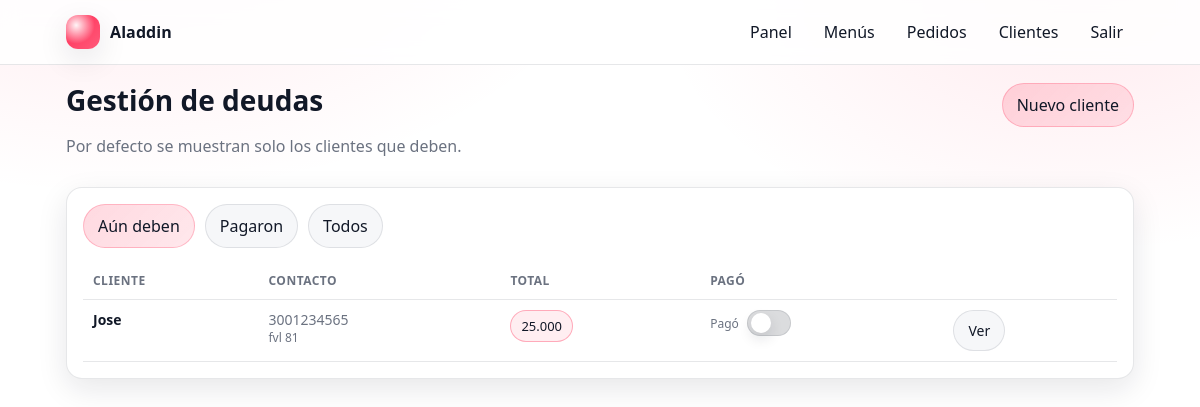
Page /credits/customers/ (signed in) on the committed database.
### credits/models.py (models this page shows, shortened)
class Customer(TimeStampedUUIDModel):
    restaurant = models.ForeignKey(
        "restaurants.Restaurant", on_delete=models.CASCADE, related_name="customers"
    )
    full_name = models.CharField(max_length=255)
    phone = models.CharField(max_length=32, blank=True)
    address = models.CharField(max_length=255, blank=True)
    email = models.EmailField(blank=True)
    document_id = models.CharField(max_length=64, blank=True)
    notes = models.TextField(blank=True)
    is_active = models.BooleanField(default=True)
    class Meta:
        constraints = [
            models.UniqueConstraint(
                fields=["restaurant", "full_name"], name="uniq_customer_name_per_restaurant"
            )
        ]
        ordering = ["full_name"]

### credits/views.py (the view)
# urls.py: path("customers/", CustomerListView.as_view(), name="customers_list"),
class CustomerListView(LoginRequiredMixin, RestaurantRequiredMixin, ListView):
    template_name = "credits/customer_list.html"
    model = Customer
    context_object_name = "customers"
    def get_queryset(self):
        status = (self.request.GET.get("status") or "due").strip().lower()
        diff = ExpressionWrapper(
            F("debts__amount_original") - F("debts__amount_paid"),
            output_field=DecimalField(max_digits=12, decimal_places=2),
        )
        outstanding_expr = Coalesce(
            Sum(
                Case(
                    When(debts__status=DebtStatus.OPEN, then=diff),
                    default=Value(Decimal("0.00")),
                    output_field=DecimalField(max_digits=12, decimal_places=2),
                )
            ),
            Value(Decimal("0.00")),
        )
        qs = (
            Customer.objects.filter(restaurant=self.restaurant, is_active=True)
            .annotate(outstanding=outstanding_expr)
            .order_by("full_name")
        )
        if status == "paid":
            qs = qs.filter(outstanding__lte=Decimal("0.00"))
        elif status == "all":
            pass
        else:  # due (default)
            qs = qs.filter(outstanding__gt=Decimal("0.00"))
        return qs
    def get_context_data(self, **kwargs):
        ctx = super().get_context_data(**kwargs)
        status = (self.request.GET.get("status") or "due").strip().lower()
        ctx["status_filter"] = status if status in ("due", "paid", "all") else "due"
        return ctx

### common/templatetags/money.py (called while the page is built)
@register.filter(name="money")
def money(value):
    if value is None or value == "":
        return ""
    try:
        d = Decimal(str(value))
    except (InvalidOperation, ValueError, TypeError):
        try:
            i = int(value)
        except Exception:
            return str(value)
        return f"{i:,}".replace(",", ".")
    d0 = d.quantize(Decimal("1"), rounding=ROUND_HALF_UP)
    i = int(d0)
    return f"{i:,}".replace(",", ".")

### restaurants/mixins.py (called while the page is built)
    def dispatch(self, request, *args, **kwargs):
        self.restaurant = get_restaurant_for_user(user=request.user)
        if self.restaurant is None:
            raise Http404("No tienes un restaurante asignado.")
        return super().dispatch(request, *args, **kwargs)

### restaurants/selectors.py (called while the page is built)
def get_restaurant_for_user(*, user) -> Restaurant | None:
    membership = (
        RestaurantMembership.objects.filter(user=user, is_active=True)
        .select_related("restaurant")
        .first()
    )
    return membership.restaurant if membership else None

### templates/credits/customer_list.html (shortened to what this page needs)
{% extends "base.html" %}
{% load money %}
{% block content %}
  <div class="grid">
    <div class="col-12" style="display:flex; align-items: baseline; justify-content: space-between; gap: 12px; flex-wrap: wrap;">
      <div>
        <h1 class="h1">Gestión de deudas</h1>
        <p class="muted">Por defecto se muestran solo los clientes que deben.</p>
      </div>
      <a class="btn btn-primary" href="{% url 'credits:customers_new' %}">Nuevo cliente</a>
    </div>
    <div class="col-12">
      <div class="card">
        <div class="card-body">
          <div style="display:flex; gap: 10px; flex-wrap: wrap; margin-bottom: 14px;">
            <a class="btn {% if status_filter == 'due' %}btn-primary{% endif %}" href="?status=due">Aún deben</a>
            <a class="btn {% if status_filter == 'paid' %}btn-primary{% endif %}" href="?status=paid">Pagaron</a>
            <a class="btn {% if status_filter == 'all' %}btn-primary{% endif %}" href="?status=all">Todos</a>
          </div>
          {% if customers %}
            <div class="table-scroll">
              <table class="table" style="min-width: 900px;">
                <thead>
                  <tr class="muted">
                    <th>Cliente</th>
                    <th>Contacto</th>
                    <th>Total</th>
                    <th>Pagó</th>
                    <th></th>
                  </tr>
                </thead>
                <tbody>
                  {% for c in customers %}
                    {% include "credits/_customer_row.html" with c=c %}
                  {% endfor %}
                </tbody>
              </table>
            </div>
          {% else %}
            <div class="muted">No hay clientes para este filtro.</div>
          {% endif %}
        </div>
      </div>
    </div>
  </div>
{% endblock %}

### templates/credits/_customer_row.html (shortened to what this page needs)
{% load money %}
<tr id="customer-{{ c.id }}">
  <td style="padding:10px; border-bottom: 1px solid var(--border); font-weight:700;">
    {{ c.full_name }}
  </td>
  <td style="padding:10px; border-bottom: 1px solid var(--border);">
    <div class="muted">{{ c.phone|default:"—" }}</div>
    {% if c.address %}<div class="muted" style="font-size:12px;">{{ c.address }}</div>{% endif %}
  </td>
  <td style="padding:10px; border-bottom: 1px solid var(--border);">
    {% if c.outstanding %}
      <span class="chip chip--urgent">{{ c.outstanding|money }}</span>
    {% else %}
      <span class="chip">0</span>
    {% endif %}
  </td>
  <td style="padding:10px; border-bottom: 1px solid var(--border);">
    <span style="display:inline-flex; align-items:center; gap: 8px;">
      <span class="muted" style="font-size:12px;">Pagó</span>
      <form
        method="post"
        action="{% url 'credits:customers_mark_paid' c.id %}"
        hx-post="{% url 'credits:customers_mark_paid' c.id %}"
        hx-target="#customer-{{ c.id }}"
        hx-swap="outerHTML"
        style="margin:0;"
      >
        <label class="switch" title="Marcar como pagado" style="margin:0; {% if not c.outstanding %}opacity:0.65;{% endif %}">
          <span class="slider"></span>
        </label>
      </form>
    </span>
  </td>
  <td style="padding:10px; border-bottom: 1px solid var(--border);">
    <a class="btn" href="{% url 'credits:customers_detail' c.id %}">Ver</a>
  </td>
</tr>

### static/app.css (style rules this page uses)
:root { --bg: #ffffff; --surface: #ffffff; --surface-2: #f6f7f9; --text: #111827; --muted: #6b7280; --brand: #ff2d55; --brand-2: #ff5a7a; --danger: #ef4444; --border: rgba(17, 24, 39, 0.10); --shadow: 0 10px 30px rgba(17, 24, 39, 0.10); --radius: 16px; --radius-sm: 12px; }
* { box-sizing: border-box; }
html, body { height: 100%; }
body { margin: 0; font-family: system-ui, -apple-system, Segoe UI, Roboto, Arial, sans-serif; background: radial-gradient(900px 500px at 10% -10%, rgba(255, 45, 85, 0.10), transparent 55%), radial-gradient(700px 420px at 90% 0%, rgba(255, 90, 122, 0.12), transparent 60%), var(--bg); color: var(--text); }
a { color: inherit; text-decoration: none; }
.card { background: var(--surface); border: 1px solid var(--border); border-radius: var(--radius); box-shadow: var(--shadow); }
.card-body { padding: 16px; }
.grid { display: grid; grid-template-columns: repeat(12, 1fr); gap: 14px; }
.col-12 { grid-column: span 12; }
label { display: block; margin-bottom: 6px; color: var(--muted); font-size: 14px; }
.btn { display: inline-flex; align-items: center; justify-content: center; gap: 8px; padding: 10px 14px; border-radius: 999px; border: 1px solid var(--border); background: var(--surface-2); color: var(--text); cursor: pointer; text-decoration: none; }
.btn-primary { border-color: rgba(255, 45, 85, 0.25); background: linear-gradient(135deg, rgba(255, 45, 85, 0.18), rgba(255, 90, 122, 0.14)); }
.muted { color: var(--muted); }
.h1 { font-size: 28px; margin: 0 0 6px; }
table { font-size: 14px; }
th { font-size: 12px; text-transform: uppercase; letter-spacing: 0.04em; }
.table-scroll { overflow: auto; -webkit-overflow-scrolling: touch; }
.table { width: 100%; border-collapse: collapse; }
.table th, .table td { padding: 10px; border-bottom: 1px solid var(--border); text-align: left; vertical-align: top; }
.table th { white-space: nowrap; }
.chip { display: inline-flex; align-items: center; gap: 6px; padding: 6px 10px; border-radius: 999px; background: var(--surface-2); border: 1px solid var(--border); color: var(--muted); font-size: 13px; }
.chip--urgent { border-color: rgba(255, 45, 85, 0.35); background: rgba(255, 45, 85, 0.08); color: var(--text); }
.switch { position: relative; display: inline-block; width: 44px; height: 26px; }
.slider { position: absolute; cursor: pointer; inset: 0; background: rgba(17, 24, 39, 0.15); border: 1px solid var(--border); transition: 0.2s; border-radius: 999px; }
.slider:before { position: absolute; content: ""; height: 20px; width: 20px; left: 3px; top: 50%; transform: translateY(-50%); background: white; box-shadow: 0 6px 14px rgba(17, 24, 39, 0.12); transition: 0.2s; border-radius: 999px; }

### rows in the picture
Customer: full_name "Jose", phone "3001234565", address "fvl 81", outstanding "25.000"
